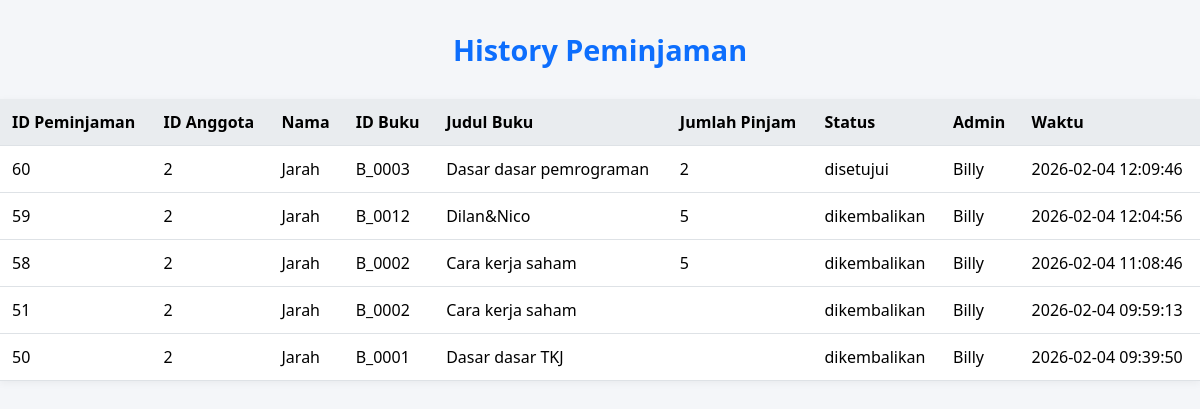
Screenshot of /history/view_history.php (signed in) with the database file from the repository.
### tables this page shows
CREATE TABLE `tbl_history` (
  `id_history` int(20) NOT NULL,
  `id_peminjaman` int(11) NOT NULL,
  `id` int(11) NOT NULL,
  `id_buku` varchar(60) NOT NULL,
  `jumlah_pinjam` varchar(50) NOT NULL,
  `status` varchar(20) NOT NULL,
  `admin` varchar(50) NOT NULL,
  `waktu` datetime NOT NULL
);

CREATE TABLE `tbl_users` (
  `id` int(11) NOT NULL,
  `nama` varchar(60) NOT NULL,
  `no_tlp` varchar(50) NOT NULL,
  `email` varchar(200) NOT NULL,
  `username` varchar(60) NOT NULL,
  `password` varchar(50) NOT NULL,
  `akses` varchar(15) NOT NULL
);

CREATE TABLE `tbl_buku` (
  `id_buku` varchar(10) NOT NULL,
  `judul_buku` varchar(200) NOT NULL,
  `sinopsis` varchar(300) NOT NULL,
  `jumlah_halaman` int(11) NOT NULL,
  `jumlah_buku` int(11) NOT NULL,
  `id_kategori` varchar(10) NOT NULL,
  `id_penerbit` varchar(10) NOT NULL,
  `tahun_terbit` int(11) NOT NULL
);

### history/view_history.php (the view, shortened to what this page needs)
<?php
include __DIR__ . '/../inc/conect.php';
$id_login    = $_SESSION['id'];
$akses_login = $_SESSION['akses'];
$data = null;
if ($akses_login === 'anggota') {
    $data = mysqli_query($koneksi, "
        SELECT h.*, b.judul_buku, u.nama
        FROM tbl_history h
        JOIN tbl_users u ON h.id = u.id
        JOIN tbl_buku b ON h.id_buku = b.id_buku
        WHERE h.id = '$id_login'
        AND h.waktu = (
            SELECT MAX(waktu) FROM tbl_history h2 WHERE h2.id_peminjaman = h.id_peminjaman
        )
        ORDER BY h.waktu DESC
    ");
}
?>
<!DOCTYPE html>
<html lang="id">
<head>
</head>
<body>
    <h2>History Peminjaman</h2>
    <?php if ($data && mysqli_num_rows($data) > 0) { ?>
        <table>
            <tr>
                <th>ID Peminjaman</th>
                <th>ID Anggota</th>
                <th>Nama</th>
                <th>ID Buku</th>
                <th>Judul Buku</th>
                <th>Jumlah Pinjam</th>
                <th>Status</th>
                <th>Admin</th>
                <th>Waktu</th>
            </tr>
            <?php while ($row = mysqli_fetch_assoc($data)) { ?>
                <tr>
                    <td><?= $row['id_peminjaman']; ?></td>
                    <td><?= $row['id']; ?></td>
                    <td><?= $row['nama']; ?></td>
                    <td><?= $row['id_buku']; ?></td>
                    <td><?= $row['judul_buku']; ?></td>
                    <td><?= $row['jumlah_pinjam']; ?></td>
                    <td><?= $row['status']; ?></td>
                    <td><?= $row['admin']; ?></td>
                    <td><?= $row['waktu']; ?></td>
                </tr>
            <?php } ?>
        </table>
    <?php } else { ?>
        <p>Tidak ada data history.</p>
    <?php } ?>
</body>
</html>

### history/view_history.php (style rules this page uses)
body { font-family: 'Segoe UI', sans-serif; background: #f4f6f9; margin: 0; padding: 0; }
h2 { text-align: center; margin: 30px 0; font-size: 1.8rem; color: #0d6efd; }
table { width: 100%; border-collapse: collapse; background: #fff; box-shadow: 0 2px 8px rgba(0,0,0,0.05); margin-bottom: 40px; }
th, td { padding: 12px; border-bottom: 1px solid #dee2e6; text-align: left; }
th { background: #e9ecef; font-weight: 600; }

### rows the page displays
tbl_history: id_peminjaman "60", id "2", id.nama "Jarah", id_buku "B_0003", id_buku.judul_buku "Dasar dasar pemrograman", jumlah_pinjam "2", status "disetujui", admin "Billy", waktu "2026-02-04 12:09:46"
tbl_history: id_peminjaman "59", id "2", id.nama "Jarah", id_buku "B_0012", id_buku.judul_buku "Dilan&Nico", jumlah_pinjam "5", status "dikembalikan", admin "Billy", waktu "2026-02-04 12:04:56"
tbl_history: id_peminjaman "58", id "2", id.nama "Jarah", id_buku "B_0002", id_buku.judul_buku "Cara kerja saham", jumlah_pinjam "5", status "dikembalikan", admin "Billy", waktu "2026-02-04 11:08:46"
tbl_history: id_peminjaman "51", id "2", id.nama "Jarah", id_buku "B_0002", id_buku.judul_buku "Cara kerja saham", status "dikembalikan", admin "Billy", waktu "2026-02-04 09:59:13"
tbl_history: id_peminjaman "50", id "2", id.nama "Jarah", id_buku "B_0001", id_buku.judul_buku "Dasar dasar TKJ", status "dikembalikan", admin "Billy", waktu "2026-02-04 09:39:50"
